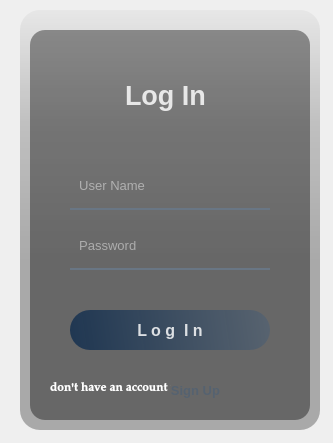
<?xml version="1.0" encoding="UTF-8"?>
<ui version="4.0">
 <class>Form</class>
 <widget class="QWidget" name="Form">
  <property name="geometry">
   <rect>
    <x>0</x>
    <y>0</y>
    <width>333</width>
    <height>443</height>
   </rect>
  </property>
  <property name="windowTitle">
   <string>Form</string>
  </property>
  <widget class="QWidget" name="widget" native="true">
   <property name="geometry">
    <rect>
     <x>-10</x>
     <y>-20</y>
     <width>360</width>
     <height>480</height>
    </rect>
   </property>
   <property name="styleSheet">
    <string notr="true">QPushButton#pushButton{	
	background-color: qlineargradient(spread:pad, x1:0, y1:0.505682, x2:1, y2:0.477, stop:0 rgba(20, 47, 78, 219), stop:1 rgba(85, 98, 112, 226));
	color:rgba(255, 255, 255, 210);
	border-radius:5px;
}
QPushButton#pushButton:hover{	
	background-color: qlineargradient(spread:pad, x1:0, y1:0.505682, x2:1, y2:0.477, stop:0 rgba(40, 67, 98, 219), stop:1 rgba(105, 118, 132, 226));
}
QPushButton#pushButton:pressed{	
	padding-left:5px;
	padding-top:5px;
	background-color:rgba(105, 118, 132, 200);
}

QPushButton#pushButton_2, #pushButton_3, #pushButton_4, #pushButton_5{	
	background-color: rgba(0, 0, 0, 0);
	color:rgba(85, 98, 112, 255);
}
QPushButton#pushButton_2:hover, #pushButton_3:hover, #pushButton_4:hover, #pushButton_5:hover{	
	color:rgba(155, 168, 182, 220);
}
QPushButton#pushButton_2:pressed, #pushButton_3:pressed, #pushButton_4:pressed, #pushButton_5:pressed{	
	padding-left:5px;
	padding-top:5px;
	color:rgba(115, 128, 142, 255);
}</string>
   </property>
   <widget class="QLabel" name="label">
    <property name="geometry">
     <rect>
      <x>30</x>
      <y>30</y>
      <width>300</width>
      <height>420</height>
     </rect>
    </property>
    <property name="styleSheet">
     <string notr="true">border-image: url(:/images/background.png);
border-radius:20px;</string>
    </property>
    <property name="text">
     <string/>
    </property>
   </widget>
   <widget class="QLabel" name="label_2">
    <property name="geometry">
     <rect>
      <x>30</x>
      <y>30</y>
      <width>300</width>
      <height>420</height>
     </rect>
    </property>
    <property name="styleSheet">
     <string notr="true">background-color: qlineargradient(spread:pad, x1:0, y1:0, x2:0, y2:0.715909, stop:0 rgba(0, 0, 0, 9), stop:0.375 rgba(0, 0, 0, 50), stop:0.835227 rgba(0, 0, 0, 75));
border-radius:20px;</string>
    </property>
    <property name="text">
     <string/>
    </property>
   </widget>
   <widget class="QLabel" name="label_3">
    <property name="geometry">
     <rect>
      <x>40</x>
      <y>50</y>
      <width>280</width>
      <height>390</height>
     </rect>
    </property>
    <property name="styleSheet">
     <string notr="true">background-color:rgba(0, 0, 0, 100);
border-radius:15px;</string>
    </property>
    <property name="text">
     <string/>
    </property>
   </widget>
   <widget class="QLabel" name="label_4">
    <property name="geometry">
     <rect>
      <x>135</x>
      <y>95</y>
      <width>91</width>
      <height>40</height>
     </rect>
    </property>
    <property name="font">
     <font>
      <pointsize>20</pointsize>
      <weight>75</weight>
      <bold>true</bold>
     </font>
    </property>
    <property name="styleSheet">
     <string notr="true">color:rgba(255, 255, 255, 210);</string>
    </property>
    <property name="text">
     <string>Log In</string>
    </property>
   </widget>
   <widget class="QLineEdit" name="lineEdit">
    <property name="geometry">
     <rect>
      <x>80</x>
      <y>190</y>
      <width>200</width>
      <height>40</height>
     </rect>
    </property>
    <property name="font">
     <font>
      <pointsize>10</pointsize>
     </font>
    </property>
    <property name="styleSheet">
     <string notr="true">background-color:rgba(0, 0, 0, 0);
color: rgb(255, 255, 255);
border:none;
border-bottom:2px solid rgba(105, 118, 132, 255);
color:rgba(255, 255, 255, 230);
padding-bottom:7px;</string>
    </property>
    <property name="placeholderText">
     <string>  User Name</string>
    </property>
   </widget>
   <widget class="QLineEdit" name="lineEdit_2">
    <property name="geometry">
     <rect>
      <x>80</x>
      <y>250</y>
      <width>200</width>
      <height>40</height>
     </rect>
    </property>
    <property name="font">
     <font>
      <pointsize>10</pointsize>
     </font>
    </property>
    <property name="styleSheet">
     <string notr="true">background-color:rgba(0, 0, 0, 0);
color: rgb(255, 255, 255);
border:none;
border-bottom:2px solid rgba(105, 118, 132, 255);
color:rgba(255, 255, 255, 230);
padding-bottom:7px;</string>
    </property>
    <property name="echoMode">
     <enum>QLineEdit::Password</enum>
    </property>
    <property name="placeholderText">
     <string>  Password</string>
    </property>
   </widget>
   <widget class="QPushButton" name="pushButton">
    <property name="geometry">
     <rect>
      <x>80</x>
      <y>330</y>
      <width>200</width>
      <height>40</height>
     </rect>
    </property>
    <property name="font">
     <font>
      <pointsize>12</pointsize>
      <weight>75</weight>
      <bold>true</bold>
     </font>
    </property>
    <property name="styleSheet">
     <string notr="true">border-radius:20px;</string>
    </property>
    <property name="text">
     <string>L o g  I n</string>
    </property>
   </widget>
   <widget class="QPushButton" name="pushButton_2">
    <property name="geometry">
     <rect>
      <x>180</x>
      <y>400</y>
      <width>51</width>
      <height>21</height>
     </rect>
    </property>
    <property name="font">
     <font>
      <pointsize>10</pointsize>
      <weight>75</weight>
      <bold>true</bold>
     </font>
    </property>
    <property name="styleSheet">
     <string notr="true">border-radius:20px;</string>
    </property>
    <property name="text">
     <string>Sign Up</string>
    </property>
   </widget>
   <widget class="QLabel" name="label_5">
    <property name="geometry">
     <rect>
      <x>60</x>
      <y>400</y>
      <width>121</width>
      <height>16</height>
     </rect>
    </property>
    <property name="font">
     <font>
      <family>Palatino Linotype</family>
      <weight>75</weight>
      <bold>true</bold>
     </font>
    </property>
    <property name="styleSheet">
     <string notr="true">color: rgb(255, 255, 255);</string>
    </property>
    <property name="text">
     <string>don't have an account ?</string>
    </property>
   </widget>
  </widget>
 </widget>
 <resources>
  <include location="res.qrc"/>
 </resources>
 <connections/>
</ui>
